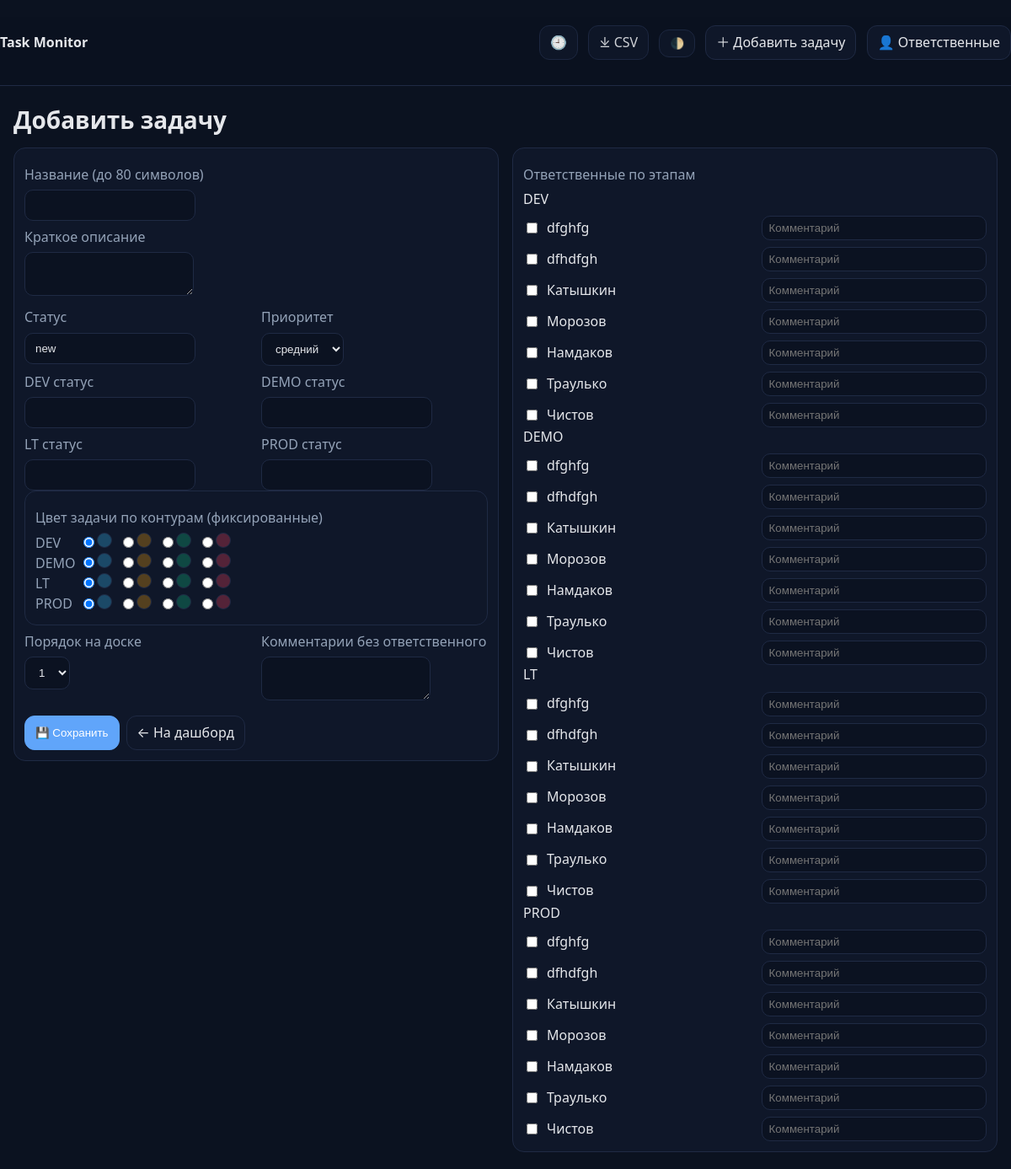
Screenshot of /task/new with the database file from the repository.
### backend/models.py (models this page shows)
class Person(Base):
    __tablename__="people"
    id = Column(Integer, primary_key=True, autoincrement=True)
    name = Column(String(200), nullable=False, unique=True)
    assignments = relationship("Assignment", back_populates="person", cascade="all, delete-orphan")

### backend/main.py (the view)
@app.get("/task/new", response_class=HTMLResponse)
def task_new(request: Request):
    db = get_db(); people = db.query(models.Person).order_by(models.Person.name).all()
    tasks_count = db.query(models.Task).count()
    return render("task_edit.html", request=request, task=None, people=people, STAGES=models.STAGES, tasks_count=tasks_count)

### backend/templates/task_edit.html (shortened to what this page needs)
{% extends "base.html" %}
{% block content %}
<h1 class="h1">{{ 'Добавить задачу' if not task else 'Редактировать задачу' }}</h1>
<div class="grid-2">
  <div><div class="card">
    <form id="task-form" action="/task/save" method="post">
      <label class="label">Название (до 80 символов)</label>
      <input class="input" name="title" maxlength="80" required value="{{ task.title if task else '' }}">
      <label class="label">Краткое описание</label>
      <textarea class="input" name="details">{{ task.details if task else '' }}</textarea>
      <div class="row">
        <div><label class="label">Статус</label><input class="input" name="status" value="{{ task.status if task else 'new' }}"></div>
        <div><label class="label">Приоритет</label>{% set pr = task.priority if task else 2 %}
          <select class="input" name="priority">
            <option value="2" {% if pr==2 %}selected{% endif %}>средний</option>
          </select></div>
      </div>
      <div class="row">
        <div><label class="label">DEV статус</label><input class="input" name="dev_status" value="{{ task.dev_status if task else '' }}"></div>
        <div><label class="label">DEMO статус</label><input class="input" name="demo_status" value="{{ task.demo_status if task else '' }}"></div>
      </div>
      <div class="row">
        <div><label class="label">LT статус</label><input class="input" name="lt_status" value="{{ task.lt_status if task else '' }}"></div>
        <div><label class="label">PROD статус</label><input class="input" name="prod_status" value="{{ task.prod_status if task else '' }}"></div>
      </div>
      <div class="card muted-bg">
        <div class="label">Цвет задачи по контурам (фиксированные)</div>
        {% set devc = task.dev_color if task else 'sky' %}
        {% set democ = task.demo_color if task else 'sky' %}
        {% set ltc = task.lt_color if task else 'sky' %}
        {% set prodc = task.prod_color if task else 'sky' %}
        {% for pair in [('DEV', devc), ('DEMO', democ), ('LT', ltc), ('PROD', prodc)] %}
        <div class="color-row">
          <div class="stage-name">{{ pair[0] }}</div>
          {% set cur = pair[1] %}
          {% for key in ['sky','amber','emerald','rose'] %}
          <label class="color-radio"><input type="radio" name="{{ pair[0].lower() }}_color" value="{{ key }}" {% if cur==key %}checked{% endif %}><span class="dot {{ key }}"></span></label>
          {% endfor %}
        </div>
        {% endfor %}
      </div>
      <div class="row">
        <div><label class="label">Порядок на доске</label>
          <select class="input" name="order_index">
            {% set tc = tasks_count if tasks_count>0 else 1 %}
            {% for i in range(0, tc) %}<option value="{{ i }}" {% if task and task.sort_order==i %}selected{% endif %}>{{ i+1 }}</option>{% endfor %}
          </select></div>
        <div><label class="label">Комментарии без ответственного</label>
          <textarea class="input" name="orphan_notes">{{ task.orphan_notes if task else '' }}</textarea></div>
      </div>
      <div class="actions"><button type="submit" id="btn-save" class="btn primary">💾 Сохранить</button><a href="/" class="btn">← На дашборд</a></div>
    </form>
  </div></div>
  <div><div class="card">
    <div class="label">Ответственные по этапам</div>
    {% for st in STAGES %}
    <div class="stage-block"><div class="stage-title">{{ st }}</div>
      <ul class="assign-grid">
        {% for p in people %}
        {% set checked = False %}{% set comment = '' %}
        {% if task %}{% for a in task.assignments %}{% if a.stage==st and a.person_id==p.id %}{% set checked = True %}{% set comment = a.comment or '' %}{% endif %}{% endfor %}{% endif %}
        <li class="assign-row">
          <label class="chk"><input type="checkbox" data-stage="{{ st }}" data-person="{{ p.id }}" {% if checked %}checked{% endif %}><span class="name">{{ p.name }}</span></label>
          <input class="input small comment" type="text" placeholder="Комментарий" data-stage="{{ st }}" data-person="{{ p.id }}" value="{{ comment|e }}">
        </li>
        {% endfor %}
      </ul>
    </div>
    {% endfor %}
  </div></div>
</div>
{% endblock %}

### backend/static/style.css (style rules this page uses)
:root { --bg:#0b1220; --card:#0f1729; --border:#1f2a44; --text:#e5e7eb; --muted:#94a3b8; --accent:#60a5fa; --tip-bg: rgba(25,40,60,0.98); --tip-text:#e5e7eb; --tip-border:#1f2a44; }
* { box-sizing:border-box }
body { margin:0;background:var(--bg);color:var(--text);font:16px/1.45 ui-sans-serif,system-ui,-apple-system }
.h1 { font-size:28px;margin:16px 0 12px }
.input { background:color-mix(in srgb, var(--bg) 85%, #0000);color:var(--text);border:1px solid var(--border);border-radius:10px;padding:10px 12px;outline:none;min-width:0 }
.input.small { padding:6px 8px }
.label { display:block;margin:8px 0 6px;color:var(--muted) }
.btn { display:inline-flex;align-items:center;gap:6px;border:1px solid var(--border);background:var(--card);color:var(--text);text-decoration:none;border-radius:12px;padding:8px 12px;cursor:pointer;transition:.15s;box-shadow:0 0 0 0 rgba(0,0,0,0) }
.btn.primary { background:var(--accent);border-color:var(--accent);color:#fff }
.muted-bg { background:color-mix(in srgb, var(--bg) 85%, #0000);border:1px solid var(--border);border-radius:10px;padding:10px }
.card { background:var(--card);border:1px solid var(--border);border-radius:14px;padding:12px }
.grid-2 { display:grid;grid-template-columns:1fr 1fr;gap:16px }
.row { display:grid;grid-template-columns:1fr 1fr;gap:12px }
.dot { display:inline-block;width:18px;height:18px;border-radius:999px;border:1px solid var(--border) }
.dot.sky { background:rgba(56,189,248,.3) }
.dot.amber { background:rgba(245,158,11,.3) }
.dot.emerald { background:rgba(16,185,129,.3) }
.dot.rose { background:rgba(244,63,94,.3) }
.stage-name { width:44px;color:var(--muted) }
.color-row { display:flex;align-items:center;gap:8px;flex-wrap:wrap }
.assign-grid { list-style:none;margin:8px 0 0;padding:0;display:grid;grid-template-columns:minmax(220px, 30ch) 1fr;gap:8px }
.assign-row { display:contents }
.chk { display:flex;align-items:center;gap:8px;min-width:0 }
.chk .name { overflow:hidden;text-overflow:ellipsis;white-space:nowrap }
.input.comment { min-width:0;width:100% }
.assign-grid .comment { white-space:nowrap; overflow:hidden; text-overflow:ellipsis; }
.card .actions { margin-top:12px;display:flex;gap:8px }

### rows the page displays
Person: name "dfghfg"
Person: name "dfhdfgh"
Person: name "Катышкин"
Person: name "Морозов"
Person: name "Намдаков"
Person: name "Траулько"
Person: name "Чистов"

### other values shown
{{ 'Добавить задачу' if not task else 'Редактировать задачу' }} "Добавить задачу"
{{ pair[0] }} "DEV" "DEMO" "LT" "PROD"
{{ st }} "DEV" "DEMO" "LT" "PROD"
form field order_index "1"
